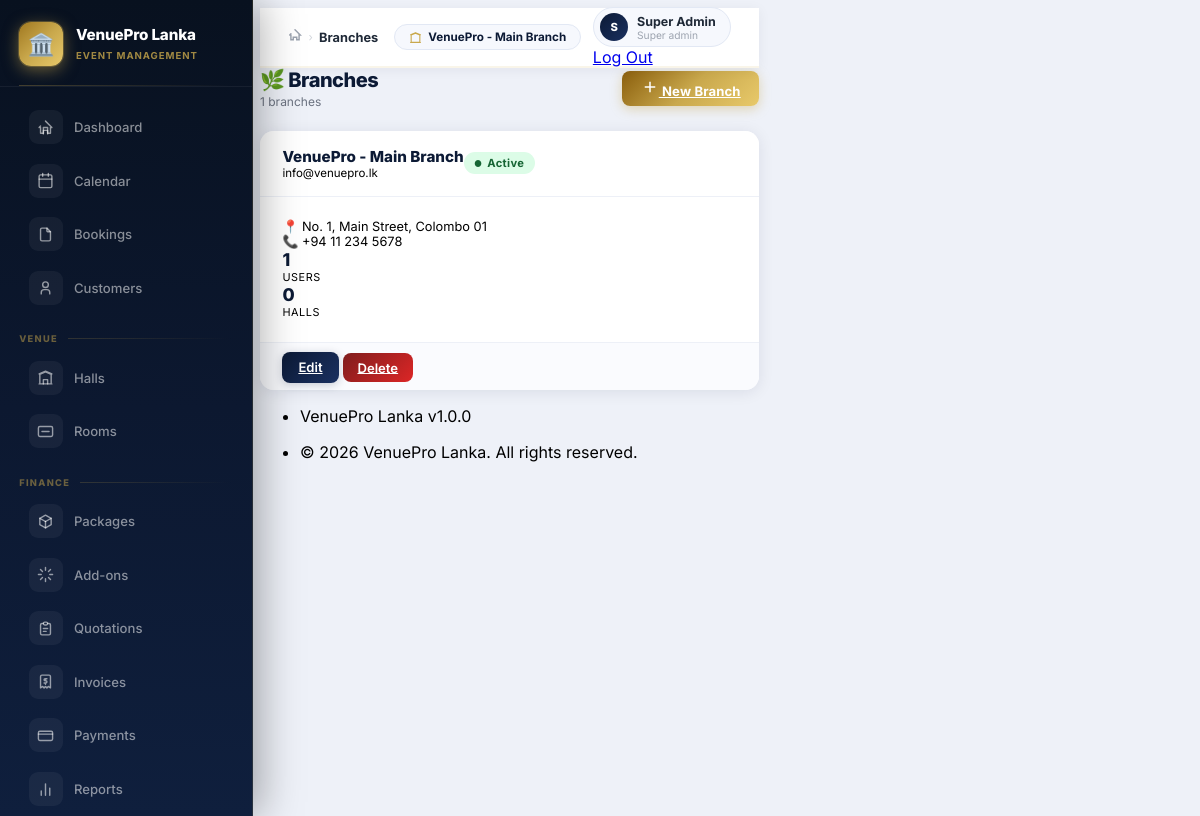
Screenshot of /modules/branches/index.php (signed in) with the database file from the repository.
### tables this page shows
CREATE TABLE `branches` (
  `id` int(11) NOT NULL AUTO_INCREMENT,
  `name` varchar(150) NOT NULL,
  `address` text DEFAULT NULL,
  `city` varchar(100) DEFAULT NULL,
  `phone` varchar(20) DEFAULT NULL,
  `email` varchar(150) DEFAULT NULL,
  `logo` varchar(255) DEFAULT NULL,
  `is_active` tinyint(1) DEFAULT 1,
  `created_at` timestamp DEFAULT current_timestamp(),
  PRIMARY KEY (`id`)
);

### core/Lang.php (called while the page is built, shortened)
<?php
class Lang {
    private static $strings = [];
    private static $lang = 'en';
    public static function load($lang = 'en') {
        self::$lang = $lang;
        $file = ROOT_PATH . '/lang/' . $lang . '.php';
        if (file_exists($file)) {
            self::$strings = include $file;
        } else {
            self::$strings = include ROOT_PATH . '/lang/en.php';
        }
    }
    public static function t($key, $replace = []) {
        $str = self::$strings[$key] ?? $key;
        return $str;
    }
    public static function current() {
        return self::$lang;
    }
}

### core/Helper.php (called while the page is built, shortened)
<?php
class Helper {
    public static function sanitize($str) {
        return htmlspecialchars(trim($str), ENT_QUOTES, 'UTF-8');
    }
}

### core/Auth.php (called while the page is built, shortened)
<?php
class Auth {
    public static function currentUser() {
        return [
            'id'          => $_SESSION['user_id'] ?? null,
            'name'        => $_SESSION['user_name'] ?? '',
            'email'       => $_SESSION['user_email'] ?? '',
            'role'        => $_SESSION['user_role'] ?? '',
            'role_id'     => $_SESSION['user_role_id'] ?? null,
            'branch_id'   => $_SESSION['branch_id'] ?? null,
            'branch_name' => $_SESSION['branch_name'] ?? '',
            'language'    => $_SESSION['language'] ?? 'en',
        ];
    }
}

### core/Database.php (called while the page is built, shortened)
<?php
class Database {
    private static $instance = null;
    private $pdo;
    private function __construct() {
        $dsn = "mysql:host=" . DB_HOST . ";port=" . DB_PORT . ";dbname=" . DB_NAME . ";charset=" . DB_CHARSET;
        $options = [
            PDO::ATTR_ERRMODE            => PDO::ERRMODE_EXCEPTION,
            PDO::ATTR_DEFAULT_FETCH_MODE => PDO::FETCH_ASSOC,
            PDO::ATTR_EMULATE_PREPARES   => false,
        ];
        try {
            $this->pdo = new PDO($dsn, DB_USER, DB_PASS, $options);
            $this->pdo->exec("SET sql_mode=(SELECT REPLACE(@@sql_mode,'ONLY_FULL_GROUP_BY',''))");
        } catch (PDOException $e) {
            die('Database connection failed: ' . $e->getMessage());
        }
    }
    public static function getInstance() {
        if (self::$instance === null) {
            self::$instance = new self();
        }
        return self::$instance;
    }
    public function query($sql, $params = []) {
        $stmt = $this->pdo->prepare($sql);
        $stmt->execute($params);
        return $stmt;
    }
    public function fetchAll($sql, $params = []) {
        return $this->query($sql, $params)->fetchAll();
    }
}

### modules/branches/index.php (the view, shortened to what this page needs)
<?php
$db = Database::getInstance();
$branches = $db->fetchAll(
    "SELECT b.*,
       (SELECT COUNT(*) FROM users WHERE branch_id=b.id) as user_count,
       (SELECT COUNT(*) FROM halls WHERE branch_id=b.id) as hall_count
     FROM branches b ORDER BY b.name"
);
$breadcrumbs = [['label' => 'Branches']];
require_once ROOT_PATH . '/includes/header.php';
?>
<div class="vp-page-header">
  <div>
    <h1 class="vp-page-title">🌿 <?= Lang::t('branches') ?></h1>
    <div class="vp-page-sub"><?= count($branches) ?> branches</div>
  </div>
  <a href="<?= BASE_URL ?>/modules/branches/create.php" class="btn btn-vp-gold">
    <svg xmlns="http://www.w3.org/2000/svg" class="icon me-1" width="18" height="18" viewBox="0 0 24 24" fill="none" stroke="currentColor" stroke-width="2"><path stroke="none" d="M0 0h24v24H0z" fill="none"/><path d="M12 5l0 14"/><path d="M5 12l14 0"/></svg>
    New Branch
  </a>
</div>
<?php if ($branches): ?>
<div class="row g-3">
  <?php foreach ($branches as $br): ?>
  <div class="col-md-6 col-lg-4">
    <div class="card vp-card h-100">
      <div class="card-header">
        <div>
          <div class="fw-800 text-vp-navy" style="font-size:.95rem;"><?= Helper::sanitize($br['name']) ?></div>
          <?php if ($br['email']): ?><div class="text-secondary" style="font-size:.72rem;"><?= Helper::sanitize($br['email']) ?></div><?php endif; ?>
        </div>
        <?= $br['is_active'] ? '<span class="vp-badge badge-active">Active</span>' : '<span class="vp-badge badge-inactive">Inactive</span>' ?>
      </div>
      <div class="card-body">
        <?php if ($br['address']): ?>
        <div class="mb-2 text-secondary" style="font-size:.8rem;">
          📍 <?= nl2br(Helper::sanitize($br['address'])) ?>
        </div>
        <?php endif; ?>
        <?php if ($br['phone']): ?>
        <div class="mb-1 text-secondary" style="font-size:.8rem;">📞 <?= Helper::sanitize($br['phone']) ?></div>
        <?php endif; ?>
        <div class="mt-3 d-flex gap-3">
          <div class="text-center">
            <div class="fw-800 text-vp-navy" style="font-size:1.1rem;"><?= $br['user_count'] ?></div>
            <div class="text-secondary" style="font-size:.68rem;text-transform:uppercase;letter-spacing:.05em;">Users</div>
          </div>
          <div class="text-center">
            <div class="fw-800 text-vp-navy" style="font-size:1.1rem;"><?= $br['hall_count'] ?></div>
            <div class="text-secondary" style="font-size:.68rem;text-transform:uppercase;letter-spacing:.05em;">Halls</div>
          </div>
        </div>
      </div>
      <div class="card-footer d-flex gap-2">
        <a href="<?= BASE_URL ?>/modules/branches/edit.php?id=<?= $br['id'] ?>" class="btn btn-vp-primary btn-sm">Edit</a>
        <a href="<?= BASE_URL ?>/modules/branches/delete.php?id=<?= $br['id'] ?>" class="btn btn-vp-danger btn-sm" onclick="return confirm('Delete this branch?')">Delete</a>
      </div>
    </div>
  </div>
  <?php endforeach; ?>
</div>
<?php endif; ?>
<?php require_once ROOT_PATH . '/includes/footer.php'; ?>

### includes/header.php (shortened to what this page needs)
<!doctype html>
<html lang="<?= Lang::current() ?>">
<head>
  <link rel="stylesheet" href="https://cdn.jsdelivr.net/npm/@tabler/core@1.0.0-beta21/dist/css/tabler.min.css">
  <link rel="stylesheet" href="<?= BASE_URL ?>/assets/css/app.css">
</head>
<body class="antialiased">
<?php $cu = Auth::currentUser(); ?>
<?php
$p = $_SERVER['PHP_SELF'];
function sbActive(string $path, string $match, bool $exact = false): string {
  if ($exact) return (basename($path) === basename($match) && strpos($path, '/modules') === false) ? 'active' : '';
  return strpos($path, $match) !== false ? 'active' : '';
}
?>
<div class="wrapper">
  <aside class="vp-sidebar" id="vp-sidebar">
    <a href="<?= BASE_URL ?>/index.php" class="sb-logo">
      <div class="sb-logo-icon">🏛️</div>
      <div class="sb-logo-text">
        <span class="sb-logo-name">VenuePro Lanka</span>
        <span class="sb-logo-sub">Event Management</span>
      </div>
    </a>
    <nav class="sb-nav">
      <a href="<?= BASE_URL ?>/index.php" class="sb-item <?= sbActive($p, 'index.php', true) ?>">
        <div class="sb-icon">
          <svg viewBox="0 0 24 24" fill="none" stroke-width="2" stroke-linecap="round" stroke-linejoin="round">
            <path d="M3 12L5 10M12 3L21 12H19V20H15V16H9V20H5V12"/><path d="M9 21V12H15V21"/>
          </svg>
        </div>
        <span class="sb-label">Dashboard</span>
      </a>
      <a href="<?= BASE_URL ?>/modules/calendar/index.php" class="sb-item <?= sbActive($p, '/calendar') ?>">
        <div class="sb-icon">
          <svg viewBox="0 0 24 24" fill="none" stroke-width="2" stroke-linecap="round" stroke-linejoin="round">
            <rect x="3" y="4" width="18" height="18" rx="2"/><path d="M16 2v4M8 2v4M3 10h18"/>
          </svg>
        </div>
        <span class="sb-label">Calendar</span>
      </a>
      <a href="<?= BASE_URL ?>/modules/bookings/index.php" class="sb-item <?= sbActive($p, '/bookings') ?>">
        <div class="sb-icon">
          <svg viewBox="0 0 24 24" fill="none" stroke-width="2" stroke-linecap="round" stroke-linejoin="round">
            <path d="M14 3v4a1 1 0 001 1h4"/><path d="M17 21H7a2 2 0 01-2-2V5a2 2 0 012-2h7l5 5v11a2 2 0 01-2 2z"/>
          </svg>
        </div>
        <span class="sb-label">Bookings</span>
      </a>
      <a href="<?= BASE_URL ?>/modules/customers/index.php" class="sb-item <?= sbActive($p, '/customers') ?>">
        <div class="sb-icon">
          <svg viewBox="0 0 24 24" fill="none" stroke-width="2" stroke-linecap="round" stroke-linejoin="round">
            <circle cx="12" cy="8" r="4"/><path d="M6 21v-2a4 4 0 014-4h4a4 4 0 014 4v2"/>
          </svg>
        </div>
        <span class="sb-label">Customers</span>
      </a>
      <div class="sb-section">Venue</div>
      <a href="<?= BASE_URL ?>/modules/halls/index.php" class="sb-item <?= sbActive($p, '/halls') ?>">
        <div class="sb-icon">
          <svg viewBox="0 0 24 24" fill="none" stroke-width="2" stroke-linecap="round" stroke-linejoin="round">
            <path d="M3 21h18M3 7l9-4 9 4M4 21V7.5L12 4l8 3.5V21"/><path d="M9 21v-6h6v6"/>
          </svg>
        </div>
        <span class="sb-label">Halls</span>
      </a>
      <a href="<?= BASE_URL ?>/modules/rooms/index.php" class="sb-item <?= sbActive($p, '/rooms') ?>">
        <div class="sb-icon">
          <svg viewBox="0 0 24 24" fill="none" stroke-width="2" stroke-linecap="round" stroke-linejoin="round">
            <rect x="2" y="5" width="20" height="14" rx="2"/><path d="M7 12h10"/>
          </svg>
        </div>
        <span class="sb-label">Rooms</span>
      </a>
      <div class="sb-section">Finance</div>
      <a href="<?= BASE_URL ?>/modules/packages/index.php" class="sb-item <?= sbActive($p, '/packages') ?>">
        <div class="sb-icon">
          <svg viewBox="0 0 24 24" fill="none" stroke-width="2" stroke-linecap="round" stroke-linejoin="round">
            <polyline points="12 3 20 7.5 20 16.5 12 21 4 16.5 4 7.5 12 3"/>
            <line x1="12" y1="12" x2="20" y2="7.5"/><line x1="12" y1="12" x2="12" y2="21"/><line x1="12" y1="12" x2="4" y2="7.5"/>
          </svg>
        </div>
        <span class="sb-label">Packages</span>
      </a>
      <a href="<?= BASE_URL ?>/modules/addons/index.php" class="sb-item <?= sbActive($p, '/addons') ?>">
        <div class="sb-icon">
          <svg viewBox="0 0 24 24" fill="none" stroke-width="2" stroke-linecap="round" stroke-linejoin="round">
            <path d="M12 2v4m0 12v4M4.93 4.93l2.83 2.83m8.48 8.48 2.83 2.83M2 12h4m12 0h4M4.93 19.07l2.83-2.83m8.48-8.48 2.83-2.83"/>
          </svg>
        </div>
        <span class="sb-label">Add-ons</span>
      </a>
      <a href="<?= BASE_URL ?>/modules/quotations/index.php" class="sb-item <?= sbActive($p, '/quotations') ?>">
        <div class="sb-icon">
          <svg viewBox="0 0 24 24" fill="none" stroke-width="2" stroke-linecap="round" stroke-linejoin="round">
            <path d="M9 5H7a2 2 0 00-2 2v12a2 2 0 002 2h10a2 2 0 002-2V7a2 2 0 00-2-2h-2"/>
            <rect x="9" y="3" width="6" height="4" rx="2"/><path d="M9 12h6M9 16h4"/>
          </svg>
        </div>
        <span class="sb-label">Quotations</span>
      </a>
      <a href="<?= BASE_URL ?>/modules/invoices/index.php" class="sb-item <?= sbActive($p, '/invoices') ?>">
        <div class="sb-icon">
          <svg viewBox="0 0 24 24" fill="none" stroke-width="2" stroke-linecap="round" stroke-linejoin="round">
            <path d="M5 21V5a2 2 0 012-2h10a2 2 0 012 2v16l-3-2-2 2-2-2-2 2-2-2-3 2"/>
            <path d="M14 8h-2.5a1.5 1.5 0 000 3h1a1.5 1.5 0 010 3H10M12 8v1m0 6v1"/>
          </svg>
        </div>
        <span class="sb-label">Invoices</span>
      </a>
      <a href="<?= BASE_URL ?>/modules/payments/index.php" class="sb-item <?= sbActive($p, '/payments') ?>">
        <div class="sb-icon">
          <svg viewBox="0 0 24 24" fill="none" stroke-width="2" stroke-linecap="round" stroke-linejoin="round">
            <rect x="2" y="6" width="20" height="13" rx="2"/><path d="M2 10h20"/>
          </svg>
        </div>
        <span class="sb-label">Payments</span>
      </a>
      <a href="<?= BASE_URL ?>/modules/reports/index.php" class="sb-item <?= sbActive($p, '/reports') ?>">
        <div class="sb-icon">
          <svg viewBox="0 0 24 24" fill="none" stroke-width="2" stroke-linecap="round" stroke-linejoin="round">
            <path d="M18 20V10M12 20V4M6 20v-6"/>
          </svg>
        </div>
        <span class="sb-label">Reports</span>
      </a>
    </nav>
  </aside>
  <div class="page-wrapper">
    <div class="vp-topbar">
      <div class="vp-topbar-breadcrumb">
        <?php if (isset($breadcrumbs) && $breadcrumbs): ?>
          <a href="<?= BASE_URL ?>/index.php">
            <svg width="14" height="14" viewBox="0 0 24 24" fill="none" stroke="currentColor" stroke-width="2.5" stroke-linecap="round" style="margin-top:-2px"><path d="M3 12L5 10M12 3L21 12H19V20H15V16H9V20H5V12"/></svg>
          </a>
          <?php foreach ($breadcrumbs as $bc): ?>
            <span class="sep">›</span>
            <?php if (isset($bc['url'])): ?>
              <a href="<?= $bc['url'] ?>"><?= Helper::sanitize($bc['label']) ?></a>
            <?php else: ?>
              <span class="current"><?= Helper::sanitize($bc['label']) ?></span>
            <?php endif; ?>
          <?php endforeach; ?>
        <?php endif; ?>
      </div>
      <div class="vp-topbar-right">
        <div class="vp-topbar-branch">
          <svg viewBox="0 0 24 24" fill="none" stroke-width="2" stroke-linecap="round" stroke-linejoin="round">
            <path d="M3 21h18M3 7l9-4 9 4M4 21V7.5L12 4l8 3.5V21"/>
          </svg>
          <?= Helper::sanitize($cu['branch_name'] ?? 'All Branches') ?>
        </div>
        <div class="nav-item dropdown">
          <a href="#" class="vp-topbar-user" data-bs-toggle="dropdown">
            <div class="vp-topbar-avatar"><?= strtoupper(substr($cu['name'], 0, 1)) ?></div>
            <div class="d-none d-md-block">
              <div class="vp-topbar-uname"><?= Helper::sanitize($cu['name']) ?></div>
              <div class="vp-topbar-urole"><?= ucfirst(str_replace('_', ' ', $cu['role'])) ?></div>
            </div>
          </a>
          <div class="dropdown-menu dropdown-menu-end dropdown-menu-arrow">
            <a href="<?= BASE_URL ?>/modules/auth/logout.php" class="dropdown-item text-danger">Log Out</a>
          </div>
        </div>
      </div>
    </div>
    <div class="page-body">
      <div class="container-xl">

### rows the page displays
branches: name "VenuePro - Main Branch", email "info@venuepro.lk", is_active "Active", address "No. 1, Main Street, Colombo 01", phone "+94 11 234 5678", user_count "1", hall_count "0"

### other values shown
Helper::sanitize($bc['label']) "Branches"
substr($cu['name'], 0, 1) "S"
Helper::sanitize($cu['name']) "Super Admin"
str_replace('_', ' ', $cu['role']) "Super admin"
Lang::t('branches') "Branches"
count($branches) "1"
APP_NAME "VenuePro Lanka"
APP_VERSION "1.0.0"
